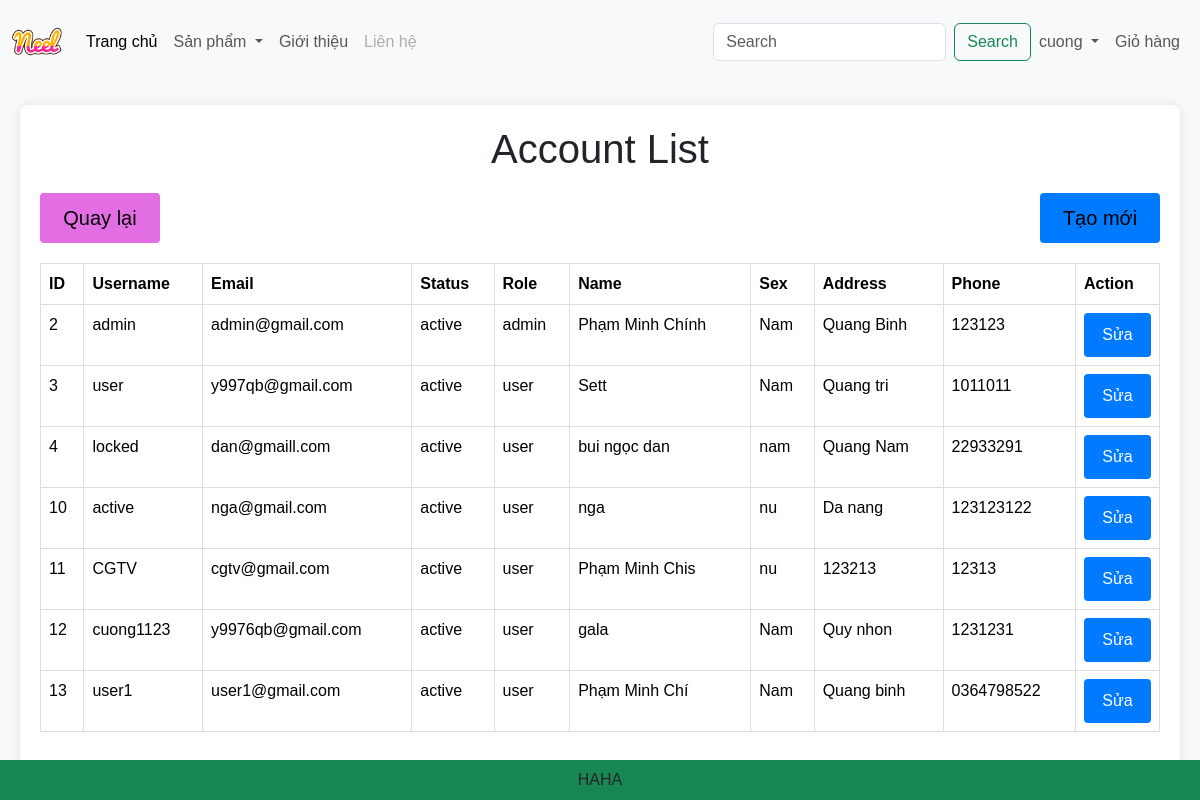
The app's page /account_list/ (signed in) with its own data.
### app/models.py (models this page shows, shortened)
class Account(models.Model):
    ROLE_CHOICES = (
        ('admin', 'Admin'),
        ('user', 'User'),
    )
    STATUS_CHOICES = (
        ('active', 'Active'),
        ('locked', 'Locked'),
    )
    id = models.AutoField(primary_key=True)
    username = models.CharField(max_length=100, unique=True)
    password = models.CharField(max_length=100)
    status = models.CharField(max_length=20, choices=STATUS_CHOICES, default='active')
    email = models.EmailField(unique=True)
    role = models.CharField(max_length=10, choices=ROLE_CHOICES, default='user')  # Sử dụng default để gán giá trị mặc định

class DetailAccount(models.Model):
    id = models.AutoField(primary_key=True)
    name = models.CharField(max_length=100)
    sex = models.CharField(max_length=10)
    address = models.CharField(max_length=255)
    phone = models.CharField(max_length=10)
    id_account = models.OneToOneField(Account, on_delete=models.CASCADE, related_name='detail')

### app/views.py (the view)
# urls.py: path('account_list/', views.account_list,name="account_list"),
def account_list(request):
    accounts = Account.objects.all()
    account_details = []
    for account in accounts:
        try:
            detail = account.detail  # Sử dụng related_name để lấy thông tin chi tiết tài khoản
        except DetailAccount.DoesNotExist:
            detail = None
        account_details.append({
            'account': account,
            'detail': detail
        })
    context = {
        'account_details': account_details,
    }
    return render(request, 'app/account_list.html', context)

### app/templates/app/account_list.html (shortened to what this page needs)
{% extends 'app/base.html' %}
{% load static %}
{% block account_list %}
<!doctype html>
<html lang="en">
<head>
</head>
<body>
<main class="main-content">
    <div class="container">
        <h1>Account List</h1>
        <div class="btn-account-list">
            <a href="/" class="btn-account-header btn-secondary">Quay lại</a>
            <a href="{% url 'account_create' %}" class="btn-account-header btn-primary">Tạo mới</a>
        </div>
        <table class="table">
            <thead>
                <tr>
                    <th>ID</th>
                    <th>Username</th>
                    <th>Email</th>
                    <th>Status</th>
                    <th>Role</th>
                    <th>Name</th>
                    <th>Sex</th>
                    <th>Address</th>
                    <th>Phone</th>
                    <th>Action</th>
                </tr>
            </thead>
            <tbody>
                {% for account_detail in account_details %}
                    <tr>
                        <td>{{ account_detail.account.id }}</td>
                        <td>{{ account_detail.account.username }}</td>
                        <td>{{ account_detail.account.email }}</td>
                        <td>{{ account_detail.account.status }}</td>
                        <td>{{ account_detail.account.role }}</td>
                        {% if account_detail.detail %}
                            <td>{{ account_detail.detail.name }}</td>
                            <td>{{ account_detail.detail.sex }}</td>
                            <td>{{ account_detail.detail.address }}</td>
                            <td>{{ account_detail.detail.phone }}</td>
                        {% else %}
                            <td colspan="4">No detail available</td>
                        {% endif %}
                        <td>
                            <a href="{% url 'account_update' account_detail.account.id %}" class="btn-account btn-primary">Sửa</a>
                        </td>
                    </tr>
                {% endfor %}
            </tbody>
        </table>
    </div>
</main>
</body>
</html>
{% endblock account_list %}

### app/templates/app/base.html (shortened to what this page needs)
{% load static %}
<!DOCTYPE html>
<html lang="en">
<head>
    <link href="https://cdn.jsdelivr.net/npm/bootstrap@5.3.3/dist/css/bootstrap.min.css" rel="stylesheet"
>
    <link rel="stylesheet" href="{%static 'app/css/style.css'%}" />
    <link rel="stylesheet" href="{%static 'app/css/all.min.css'%}" />
    <link rel="stylesheet" href="{%static 'owl.carousel.min.css'%}" />
    <link rel="stylesheet" type="text-css" href="{%static 'app/css/main.css'%}">
</head>
<body>
    <nav class="navbar navbar-expand-lg bg-body-tertiary">
        <div class="container-fluid">
            <a class="navbar-brand" href="#"><img src="../../static/app/images/Neel.png" alt="" width="50"></a>
            <div class="collapse navbar-collapse" id="navbarSupportedContent">
                <ul class="navbar-nav me-auto mb-2 mb-lg-0">
                    <li class="nav-item">
                        <a class="nav-link active" aria-current="page" href="/">Trang chủ</a>
                    </li>
                    <li class="nav-item dropdown">
                        <a class="nav-link dropdown-toggle" href="#" role="button" data-bs-toggle="dropdown"
                            aria-expanded="false">
                            Sản phẩm
                        </a>
                    </li>
                    <li class="nav-item">
                        <a class="nav-link" href="#">Giới thiệu</a>
                    </li>
                    <li class="nav-item">
                        <a class="nav-link disabled" aria-disabled="true">Liên hệ</a>
                    </li>
                </ul>
                <form class="d-flex" role="search">
                    <input class="form-control me-2" type="search" placeholder="Search" aria-label="Search">
                    <button class="btn btn-outline-success" type="submit">Search</button>
                </form>
            </div>
            <ul class="navbar-nav me-auto mb-2 mb-lg-0">
                <ul class="navbar-nav me-auto mb-2 mb-lg-0">
                    {% if user.is_authenticated %}
                        <li class="nav-item dropdown">
                            <a class="nav-link dropdown-toggle" href="#" role="button" data-bs-toggle="dropdown"
                                aria-expanded="false">
                                {{ user.username }}
                            </a>
                        </li>
                    {% endif %}
                </ul>
                <li class="nav-link">
                    <a class="dropdown-item" href="/cart">Giỏ hàng</a>
                </li>
            </ul>
        </div>
    </nav>
    {% block account_list %} {% endblock account_list %}
    <footer class="container--fluid bg-success text-center fixed-bottom p-2 mt-5">
        HAHA
    </footer>
</body>
</html>

### app/templates/app/account_list.html (style rules this page uses)
body { font-family: Arial, sans-serif; background-color: #f8f9fa; }
.main-content { padding: 20px; }
.container { max-width: 1200px; margin: auto; background-color: #fff; padding: 20px; border-radius: 8px; box-shadow: 0 0 10px rgba(0, 0, 0, 0.1); }
h1 { text-align: center; margin-bottom: 20px; }
.btn-account { display: block; width: 100%; padding: 10px; background-color: #007bff; color: white; border: none; border-radius: 4px; cursor: pointer; font-size: 16px; text-decoration: none; text-align: center; }
table { width: 100%; border-collapse: collapse; margin-top: 20px; }
th, td { padding: 12px; border: 1px solid #ddd; text-align: left; }
th { background-color: #f2f2f2; }
.btn-account-list { display:flex; justify-content: space-between; }
.btn-account-header { text-decoration: none; color: black; background-color: #007bff; font-size: 20px; padding: 10px; width: 120px; text-align: center; border-radius: 4px; }
.btn-secondary { background-color: rgb(227, 110, 227); }

### records on screen
Account: account.id "2", account.username "admin", account.email "admin@gmail.com", account.status "active", account.role "admin", detail.name "Phạm Minh Chính", detail.sex "Nam", detail.address "Quang Binh", detail.phone "123123"
Account: account.id "3", account.username "user", account.email "y997qb@gmail.com", account.status "active", account.role "user", detail.name "Sett", detail.sex "Nam", detail.address "Quang tri", detail.phone "1011011"
Account: account.id "4", account.username "locked", account.email "dan@gmaill.com", account.status "active", account.role "user", detail.name "bui ngọc dan", detail.sex "nam", detail.address "Quang Nam", detail.phone "22933291"
Account: account.id "10", account.username "active", account.email "nga@gmail.com", account.status "active", account.role "user", detail.name "nga", detail.sex "nu", detail.address "Da nang", detail.phone "123123122"
Account: account.id "11", account.username "CGTV", account.email "cgtv@gmail.com", account.status "active", account.role "user", detail.name "Phạm Minh Chis", detail.sex "nu", detail.address "123213", detail.phone "12313"
Account: account.id "12", account.username "cuong1123", account.email "y9976qb@gmail.com", account.status "active", account.role "user", detail.name "gala", detail.sex "Nam", detail.address "Quy nhon", detail.phone "1231231"
Account: account.id "13", account.username "user1", account.email "user1@gmail.com", account.status "active", account.role "user", detail.name "Phạm Minh Chí", detail.sex "Nam", detail.address "Quang binh", detail.phone "0364798522"

### other values on screen
{{ user.username }} "cuong"
